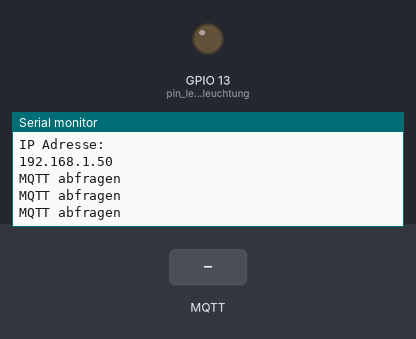
Recording of a program running on a simulated ESP32. Shown: output pins drawn as LEDs (lit = HIGH), the last lines printed to the serial monitor. The test bench sets the inputs (shaded band). WiFi joins after 1.5 s; servers stay silent unless stated; no MQTT or app messages arrive unless stated.

Above: at 3.3 s.
3.4 s: MQTT message "on" arrives on the first subscribed topic
At 4.0 s:
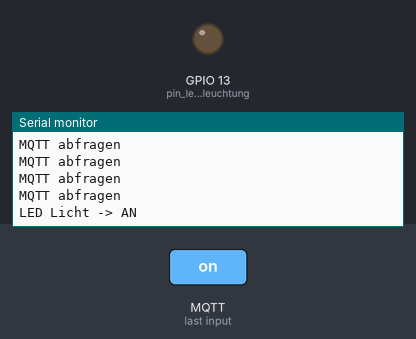
5.1 s: MQTT message "off" arrives on the first subscribed topic
At 5.6 s:
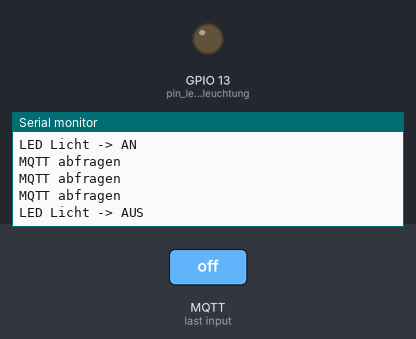

Measured:
- after the input at 3.4 s, the serial monitor: prints a new line after 0.21 s (image 1)
- after the input at 5.1 s, the serial monitor: prints a new line after 0.06 s (image 2)

The program:

main.cpp
```cpp
#include <Arduino.h>
#include <PubSubClient.h>
#include "WiFi.h"

/////////////////////////////////////////////////////////////////////////// Output
int pin_led_beleuchtung =  13;

/////////////////////////////////////////////////////////////////////////// Schleifen verwalten
unsigned long previousMillis_mqttCHECK = 0; // Windstärke prüfen
unsigned long interval_mqttCHECK = 500;

/////////////////////////////////////////////////////////////////////////// Funktionsprototypen
void loop                       ();
void led_beleuchtung            ();
void callback                   (char* topic, byte* payload, unsigned int length);
void reconnect                  ();

/////////////////////////////////////////////////////////////////////////// Kartendaten
const char* kartenID = "Vogelhaus_2023";

/////////////////////////////////////////////////////////////////////////// MQTT
WiFiClient espClient;
PubSubClient client(espClient);

const char* mqtt_server = "192.168.150.1";

/////////////////////////////////////////////////////////////////////////// SETUP - Wifi
void wifi_setup() {

// WiFi Zugangsdaten
const char* WIFI_SSID = "GuggenbergerLinux";
const char* WIFI_PASS = "Isabelle2014samira";

// Static IP
IPAddress local_IP(192, 168, 5, 31);
IPAddress gateway(192, 168, 1, 1);
IPAddress subnet(255, 0, 0, 0);
IPAddress dns(192, 168, 1, 1);

// Verbindung zu SSID
Serial.print("Verbindung zu SSID - ");
Serial.println(WIFI_SSID);

// IP zuweisen
if (!WiFi.config(local_IP, gateway, subnet, dns)) {
   Serial.println("STA fehlerhaft!");
  }

// WiFI Modus setzen
WiFi.mode(WIFI_OFF);
WiFi.disconnect();
delay(100);

WiFi.begin(WIFI_SSID, WIFI_PASS);
Serial.println("Verbindung aufbauen ...");

while (WiFi.status() != WL_CONNECTED) {

  if (WiFi.status() == WL_CONNECT_FAILED) {
     Serial.println("Keine Verbindung zum SSID möglich : ");
     Serial.println();
     Serial.print("SSID: ");
     Serial.println(WIFI_SSID);
     Serial.print("Passwort: ");
     Serial.println(WIFI_PASS);
     Serial.println();
    }
  delay(2000);
}
    Serial.println("");
    Serial.println("Mit Wifi verbunden");
    Serial.println("IP Adresse: ");
    Serial.println(WiFi.localIP());

}

//****************************************************************************************** VOID mqtt reconnected
void reconnect() {
  // Loop until we're reconnected
  while (!client.connected()) {
    //Serial.print("Baue Verbindung zum mqtt Server auf. IP: ");
    // Attempt to connect
    if (client.connect(kartenID,"zugang1","43b4134735")) {
      //Serial.println("connected");
      ////////////////////////////////////////////////////////////////////////// SUBSCRIBE Eintraege
      client.subscribe("Vogelhaus/LED_Licht/IN");

    } else {
      Serial.print("failed, rc=");
      Serial.print(client.state());
      Serial.println(" try again in 5 seconds");
      // Wait 5 seconds before retrying
      delay(2000);
    }
  }
}

/////////////////////////////////////////////////////////////////////////// MQTT callback
void callback(char* topic, byte* payload, unsigned int length) {

  /////////////////////////////////////////////////////////////////////////// Relais 0
      if (strcmp(topic,"Vogelhaus/LED_Licht/IN")==0) {

          // ON und OFF Funktion auslesen
          if ((char)payload[0] == 'o' && (char)payload[1] == 'n') {
                  Serial.println("LED Licht -> AN");

                }

          if ((char)payload[0] == 'o' && (char)payload[1] == 'f' && (char)payload[2] == 'f') {
                  Serial.println("LED Licht -> AUS");

                }
        }

}


/////////////////////////////////////////////////////////////////////////// SETUP
void setup() {

// Serielle Kommunikation starten
Serial.begin(38400);

// Wifi setup
wifi_setup();

// MQTT Broker
  client.setServer(mqtt_server, 1883);
  client.setCallback(callback);

// Sturmschutzschalter init
pinMode(pin_led_beleuchtung, OUTPUT);

}


/////////////////////////////////////////////////////////////////////////// LOOP
void loop() {
/*
  // MQTT Server kontaktieren
  if (!client.connected()) {
  reconnect();
  }
  client.loop();
*/

  //++++++++++++++++++++++++++++++++++++++++++++++++++++++++++++++++++++++++ Auf Sturm prüfen
  if (millis() - previousMillis_mqttCHECK > interval_mqttCHECK) {
      previousMillis_mqttCHECK = millis();
      // Windstärke prüfen
      Serial.println("MQTT abfragen");

      // MQTT Server kontaktieren
      if (!client.connected()) {
      reconnect();
      }
      client.loop();

    }


    delay (50);
}
```
